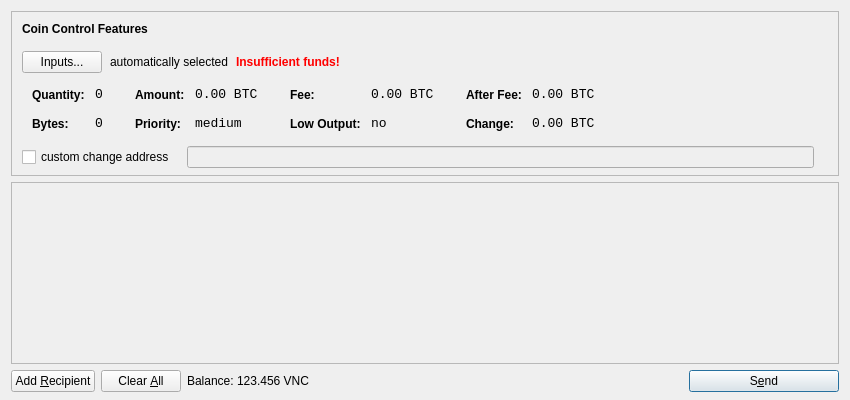
<?xml version="1.0" encoding="UTF-8"?>
<ui version="4.0">
 <class>SendCoinsDialog</class>
 <widget class="QDialog" name="SendCoinsDialog">
  <property name="geometry">
   <rect>
    <x>0</x>
    <y>0</y>
    <width>850</width>
    <height>400</height>
   </rect>
  </property>
  <property name="windowTitle">
   <string>Send Coins</string>
  </property>
  <layout class="QVBoxLayout" name="verticalLayout" stretch="0,1,0">
   <property name="bottomMargin">
    <number>8</number>
   </property>
   <item>
    <widget class="QFrame" name="frameCoinControl">
     <property name="sizePolicy">
      <sizepolicy hsizetype="Expanding" vsizetype="Expanding">
       <horstretch>0</horstretch>
       <verstretch>0</verstretch>
      </sizepolicy>
     </property>
     <property name="maximumSize">
      <size>
       <width>16777215</width>
       <height>16777215</height>
      </size>
     </property>
     <property name="frameShape">
      <enum>QFrame::StyledPanel</enum>
     </property>
     <property name="frameShadow">
      <enum>QFrame::Sunken</enum>
     </property>
     <layout class="QVBoxLayout" name="verticalLayoutCoinControl2">
      <property name="spacing">
       <number>-1</number>
      </property>
      <property name="leftMargin">
       <number>0</number>
      </property>
      <property name="topMargin">
       <number>0</number>
      </property>
      <property name="rightMargin">
       <number>0</number>
      </property>
      <property name="bottomMargin">
       <number>6</number>
      </property>
      <item>
       <layout class="QVBoxLayout" name="verticalLayoutCoinControl" stretch="0,0,0,0,1">
        <property name="spacing">
         <number>0</number>
        </property>
        <property name="leftMargin">
         <number>10</number>
        </property>
        <property name="topMargin">
         <number>10</number>
        </property>
        <item>
         <layout class="QHBoxLayout" name="horizontalLayoutCoinControl1">
          <property name="bottomMargin">
           <number>15</number>
          </property>
          <item>
           <widget class="QLabel" name="labelCoinControlFeatures">
            <property name="sizePolicy">
             <sizepolicy hsizetype="Preferred" vsizetype="Maximum">
              <horstretch>0</horstretch>
              <verstretch>0</verstretch>
             </sizepolicy>
            </property>
            <property name="font">
             <font>
              <weight>75</weight>
              <bold>true</bold>
             </font>
            </property>
            <property name="styleSheet">
             <string notr="true">font-weight:bold;</string>
            </property>
            <property name="text">
             <string>Coin Control Features</string>
            </property>
           </widget>
          </item>
         </layout>
        </item>
        <item>
         <layout class="QHBoxLayout" name="horizontalLayoutCoinControl2" stretch="0,0,0,0">
          <property name="spacing">
           <number>8</number>
          </property>
          <property name="bottomMargin">
           <number>10</number>
          </property>
          <item>
           <widget class="QPushButton" name="pushButtonCoinControl">
            <property name="styleSheet">
             <string notr="true"/>
            </property>
            <property name="text">
             <string>Inputs...</string>
            </property>
           </widget>
          </item>
          <item>
           <widget class="QLabel" name="labelCoinControlAutomaticallySelected">
            <property name="text">
             <string>automatically selected</string>
            </property>
            <property name="margin">
             <number>5</number>
            </property>
           </widget>
          </item>
          <item>
           <widget class="QLabel" name="labelCoinControlInsuffFunds">
            <property name="font">
             <font>
              <weight>75</weight>
              <bold>true</bold>
             </font>
            </property>
            <property name="styleSheet">
             <string notr="true">color:red;font-weight:bold;</string>
            </property>
            <property name="text">
             <string>Insufficient funds!</string>
            </property>
            <property name="margin">
             <number>5</number>
            </property>
           </widget>
          </item>
          <item>
           <spacer name="horizontalSpacerCoinControl">
            <property name="orientation">
             <enum>Qt::Horizontal</enum>
            </property>
            <property name="sizeHint" stdset="0">
             <size>
              <width>40</width>
              <height>1</height>
             </size>
            </property>
           </spacer>
          </item>
         </layout>
        </item>
        <item>
         <widget class="QWidget" name="widgetCoinControl" native="true">
          <property name="sizePolicy">
           <sizepolicy hsizetype="Preferred" vsizetype="Preferred">
            <horstretch>0</horstretch>
            <verstretch>0</verstretch>
           </sizepolicy>
          </property>
          <property name="minimumSize">
           <size>
            <width>0</width>
            <height>0</height>
           </size>
          </property>
          <property name="styleSheet">
           <string notr="true"/>
          </property>
          <layout class="QHBoxLayout" name="horizontalLayoutCoinControl5">
           <property name="margin">
            <number>0</number>
           </property>
           <item>
            <layout class="QHBoxLayout" name="horizontalLayoutCoinControl3" stretch="0,0,0,1">
             <property name="spacing">
              <number>20</number>
             </property>
             <property name="topMargin">
              <number>0</number>
             </property>
             <property name="bottomMargin">
              <number>10</number>
             </property>
             <item>
              <layout class="QFormLayout" name="formLayoutCoinControl1">
               <property name="horizontalSpacing">
                <number>10</number>
               </property>
               <property name="verticalSpacing">
                <number>14</number>
               </property>
               <property name="leftMargin">
                <number>10</number>
               </property>
               <property name="topMargin">
                <number>4</number>
               </property>
               <property name="rightMargin">
                <number>6</number>
               </property>
               <item row="0" column="0">
                <widget class="QLabel" name="labelCoinControlQuantityText">
                 <property name="styleSheet">
                  <string notr="true">font-weight:bold;</string>
                 </property>
                 <property name="text">
                  <string>Quantity:</string>
                 </property>
                 <property name="margin">
                  <number>0</number>
                 </property>
                </widget>
               </item>
               <item row="0" column="1">
                <widget class="QLabel" name="labelCoinControlQuantity">
                 <property name="font">
                  <font>
                   <family>Monospace</family>
                   <pointsize>10</pointsize>
                  </font>
                 </property>
                 <property name="cursor">
                  <cursorShape>IBeamCursor</cursorShape>
                 </property>
                 <property name="contextMenuPolicy">
                  <enum>Qt::ActionsContextMenu</enum>
                 </property>
                 <property name="text">
                  <string notr="true">0</string>
                 </property>
                 <property name="margin">
                  <number>0</number>
                 </property>
                 <property name="textInteractionFlags">
                  <set>Qt::LinksAccessibleByMouse|Qt::TextSelectableByKeyboard|Qt::TextSelectableByMouse</set>
                 </property>
                </widget>
               </item>
               <item row="1" column="0">
                <widget class="QLabel" name="labelCoinControlBytesText">
                 <property name="styleSheet">
                  <string notr="true">font-weight:bold;</string>
                 </property>
                 <property name="text">
                  <string>Bytes:</string>
                 </property>
                </widget>
               </item>
               <item row="1" column="1">
                <widget class="QLabel" name="labelCoinControlBytes">
                 <property name="font">
                  <font>
                   <family>Monospace</family>
                   <pointsize>10</pointsize>
                  </font>
                 </property>
                 <property name="cursor">
                  <cursorShape>IBeamCursor</cursorShape>
                 </property>
                 <property name="contextMenuPolicy">
                  <enum>Qt::ActionsContextMenu</enum>
                 </property>
                 <property name="text">
                  <string notr="true">0</string>
                 </property>
                 <property name="textInteractionFlags">
                  <set>Qt::LinksAccessibleByMouse|Qt::TextSelectableByKeyboard|Qt::TextSelectableByMouse</set>
                 </property>
                </widget>
               </item>
              </layout>
             </item>
             <item>
              <layout class="QFormLayout" name="formLayoutCoinControl2">
               <property name="horizontalSpacing">
                <number>10</number>
               </property>
               <property name="verticalSpacing">
                <number>14</number>
               </property>
               <property name="leftMargin">
                <number>6</number>
               </property>
               <property name="topMargin">
                <number>4</number>
               </property>
               <property name="rightMargin">
                <number>6</number>
               </property>
               <item row="0" column="0">
                <widget class="QLabel" name="labelCoinControlAmountText">
                 <property name="styleSheet">
                  <string notr="true">font-weight:bold;</string>
                 </property>
                 <property name="text">
                  <string>Amount:</string>
                 </property>
                 <property name="margin">
                  <number>0</number>
                 </property>
                </widget>
               </item>
               <item row="0" column="1">
                <widget class="QLabel" name="labelCoinControlAmount">
                 <property name="font">
                  <font>
                   <family>Monospace</family>
                   <pointsize>10</pointsize>
                  </font>
                 </property>
                 <property name="cursor">
                  <cursorShape>IBeamCursor</cursorShape>
                 </property>
                 <property name="contextMenuPolicy">
                  <enum>Qt::ActionsContextMenu</enum>
                 </property>
                 <property name="text">
                  <string notr="true">0.00 BTC</string>
                 </property>
                 <property name="textInteractionFlags">
                  <set>Qt::LinksAccessibleByMouse|Qt::TextSelectableByKeyboard|Qt::TextSelectableByMouse</set>
                 </property>
                </widget>
               </item>
               <item row="1" column="0">
                <widget class="QLabel" name="labelCoinControlPriorityText">
                 <property name="styleSheet">
                  <string notr="true">font-weight:bold;</string>
                 </property>
                 <property name="text">
                  <string>Priority:</string>
                 </property>
                </widget>
               </item>
               <item row="1" column="1">
                <widget class="QLabel" name="labelCoinControlPriority">
                 <property name="font">
                  <font>
                   <family>Monospace</family>
                   <pointsize>10</pointsize>
                  </font>
                 </property>
                 <property name="cursor">
                  <cursorShape>IBeamCursor</cursorShape>
                 </property>
                 <property name="contextMenuPolicy">
                  <enum>Qt::ActionsContextMenu</enum>
                 </property>
                 <property name="text">
                  <string>medium</string>
                 </property>
                 <property name="textInteractionFlags">
                  <set>Qt::LinksAccessibleByMouse|Qt::TextSelectableByKeyboard|Qt::TextSelectableByMouse</set>
                 </property>
                </widget>
               </item>
              </layout>
             </item>
             <item>
              <layout class="QFormLayout" name="formLayoutCoinControl3">
               <property name="horizontalSpacing">
                <number>10</number>
               </property>
               <property name="verticalSpacing">
                <number>14</number>
               </property>
               <property name="leftMargin">
                <number>6</number>
               </property>
               <property name="topMargin">
                <number>4</number>
               </property>
               <property name="rightMargin">
                <number>6</number>
               </property>
               <item row="0" column="0">
                <widget class="QLabel" name="labelCoinControlFeeText">
                 <property name="styleSheet">
                  <string notr="true">font-weight:bold;</string>
                 </property>
                 <property name="text">
                  <string>Fee:</string>
                 </property>
                 <property name="margin">
                  <number>0</number>
                 </property>
                </widget>
               </item>
               <item row="0" column="1">
                <widget class="QLabel" name="labelCoinControlFee">
                 <property name="font">
                  <font>
                   <family>Monospace</family>
                   <pointsize>10</pointsize>
                  </font>
                 </property>
                 <property name="cursor">
                  <cursorShape>IBeamCursor</cursorShape>
                 </property>
                 <property name="contextMenuPolicy">
                  <enum>Qt::ActionsContextMenu</enum>
                 </property>
                 <property name="text">
                  <string notr="true">0.00 BTC</string>
                 </property>
                 <property name="textInteractionFlags">
                  <set>Qt::LinksAccessibleByMouse|Qt::TextSelectableByKeyboard|Qt::TextSelectableByMouse</set>
                 </property>
                </widget>
               </item>
               <item row="1" column="0">
                <widget class="QLabel" name="labelCoinControlLowOutputText">
                 <property name="styleSheet">
                  <string notr="true">font-weight:bold;</string>
                 </property>
                 <property name="text">
                  <string>Low Output:</string>
                 </property>
                </widget>
               </item>
               <item row="1" column="1">
                <widget class="QLabel" name="labelCoinControlLowOutput">
                 <property name="font">
                  <font>
                   <family>Monospace</family>
                   <pointsize>10</pointsize>
                  </font>
                 </property>
                 <property name="cursor">
                  <cursorShape>IBeamCursor</cursorShape>
                 </property>
                 <property name="contextMenuPolicy">
                  <enum>Qt::ActionsContextMenu</enum>
                 </property>
                 <property name="text">
                  <string>no</string>
                 </property>
                 <property name="textInteractionFlags">
                  <set>Qt::LinksAccessibleByMouse|Qt::TextSelectableByKeyboard|Qt::TextSelectableByMouse</set>
                 </property>
                </widget>
               </item>
              </layout>
             </item>
             <item>
              <layout class="QFormLayout" name="formLayoutCoinControl4">
               <property name="horizontalSpacing">
                <number>10</number>
               </property>
               <property name="verticalSpacing">
                <number>14</number>
               </property>
               <property name="leftMargin">
                <number>6</number>
               </property>
               <property name="topMargin">
                <number>4</number>
               </property>
               <property name="rightMargin">
                <number>6</number>
               </property>
               <item row="0" column="0">
                <widget class="QLabel" name="labelCoinControlAfterFeeText">
                 <property name="styleSheet">
                  <string notr="true">font-weight:bold;</string>
                 </property>
                 <property name="text">
                  <string>After Fee:</string>
                 </property>
                 <property name="margin">
                  <number>0</number>
                 </property>
                </widget>
               </item>
               <item row="0" column="1">
                <widget class="QLabel" name="labelCoinControlAfterFee">
                 <property name="font">
                  <font>
                   <family>Monospace</family>
                   <pointsize>10</pointsize>
                  </font>
                 </property>
                 <property name="cursor">
                  <cursorShape>IBeamCursor</cursorShape>
                 </property>
                 <property name="contextMenuPolicy">
                  <enum>Qt::ActionsContextMenu</enum>
                 </property>
                 <property name="text">
                  <string notr="true">0.00 BTC</string>
                 </property>
                 <property name="textInteractionFlags">
                  <set>Qt::LinksAccessibleByMouse|Qt::TextSelectableByKeyboard|Qt::TextSelectableByMouse</set>
                 </property>
                </widget>
               </item>
               <item row="1" column="0">
                <widget class="QLabel" name="labelCoinControlChangeText">
                 <property name="styleSheet">
                  <string notr="true">font-weight:bold;</string>
                 </property>
                 <property name="text">
                  <string>Change:</string>
                 </property>
                </widget>
               </item>
               <item row="1" column="1">
                <widget class="QLabel" name="labelCoinControlChange">
                 <property name="font">
                  <font>
                   <family>Monospace</family>
                   <pointsize>10</pointsize>
                  </font>
                 </property>
                 <property name="cursor">
                  <cursorShape>IBeamCursor</cursorShape>
                 </property>
                 <property name="contextMenuPolicy">
                  <enum>Qt::ActionsContextMenu</enum>
                 </property>
                 <property name="text">
                  <string notr="true">0.00 BTC</string>
                 </property>
                 <property name="textInteractionFlags">
                  <set>Qt::LinksAccessibleByMouse|Qt::TextSelectableByKeyboard|Qt::TextSelectableByMouse</set>
                 </property>
                </widget>
               </item>
              </layout>
             </item>
            </layout>
           </item>
          </layout>
         </widget>
        </item>
        <item>
         <layout class="QHBoxLayout" name="horizontalLayoutCoinControl4" stretch="0,0,0">
          <property name="spacing">
           <number>12</number>
          </property>
          <property name="sizeConstraint">
           <enum>QLayout::SetDefaultConstraint</enum>
          </property>
          <property name="topMargin">
           <number>5</number>
          </property>
          <property name="rightMargin">
           <number>5</number>
          </property>
          <item>
           <widget class="QCheckBox" name="checkBoxCoinControlChange">
            <property name="text">
             <string>custom change address</string>
            </property>
           </widget>
          </item>
          <item>
           <widget class="QLineEdit" name="lineEditCoinControlChange">
            <property name="enabled">
             <bool>false</bool>
            </property>
            <property name="sizePolicy">
             <sizepolicy hsizetype="Expanding" vsizetype="Fixed">
              <horstretch>0</horstretch>
              <verstretch>0</verstretch>
             </sizepolicy>
            </property>
           </widget>
          </item>
          <item>
           <widget class="QLabel" name="labelCoinControlChangeLabel">
            <property name="sizePolicy">
             <sizepolicy hsizetype="Preferred" vsizetype="Expanding">
              <horstretch>0</horstretch>
              <verstretch>0</verstretch>
             </sizepolicy>
            </property>
            <property name="minimumSize">
             <size>
              <width>0</width>
              <height>0</height>
             </size>
            </property>
            <property name="text">
             <string/>
            </property>
            <property name="margin">
             <number>3</number>
            </property>
           </widget>
          </item>
         </layout>
        </item>
        <item>
         <spacer name="verticalSpacerCoinControl">
          <property name="orientation">
           <enum>Qt::Vertical</enum>
          </property>
          <property name="sizeHint" stdset="0">
           <size>
            <width>800</width>
            <height>1</height>
           </size>
          </property>
         </spacer>
        </item>
       </layout>
      </item>
     </layout>
    </widget>
   </item>
   <item>
    <widget class="QScrollArea" name="scrollArea">
     <property name="widgetResizable">
      <bool>true</bool>
     </property>
     <widget class="QWidget" name="scrollAreaWidgetContents">
      <property name="geometry">
       <rect>
        <x>0</x>
        <y>0</y>
        <width>830</width>
        <height>165</height>
       </rect>
      </property>
      <layout class="QVBoxLayout" name="verticalLayout_2">
       <property name="margin">
        <number>0</number>
       </property>
       <item>
        <layout class="QVBoxLayout" name="entries">
         <property name="spacing">
          <number>6</number>
         </property>
        </layout>
       </item>
       <item>
        <spacer name="verticalSpacer">
         <property name="orientation">
          <enum>Qt::Vertical</enum>
         </property>
         <property name="sizeHint" stdset="0">
          <size>
           <width>20</width>
           <height>40</height>
          </size>
         </property>
        </spacer>
       </item>
      </layout>
     </widget>
    </widget>
   </item>
   <item>
    <layout class="QHBoxLayout" name="horizontalLayout">
     <item>
      <widget class="QPushButton" name="addButton">
       <property name="toolTip">
        <string>Send to multiple recipients at once</string>
       </property>
       <property name="text">
        <string>Add &amp;Recipient</string>
       </property>
       <property name="icon">
        <iconset resource="../bitcoin.qrc">
         <normaloff>:/icons/add</normaloff>:/icons/add</iconset>
       </property>
       <property name="autoDefault">
        <bool>false</bool>
       </property>
      </widget>
     </item>
     <item>
      <widget class="QPushButton" name="clearButton">
       <property name="sizePolicy">
        <sizepolicy hsizetype="Minimum" vsizetype="Fixed">
         <horstretch>0</horstretch>
         <verstretch>0</verstretch>
        </sizepolicy>
       </property>
       <property name="toolTip">
        <string>Remove all transaction fields</string>
       </property>
       <property name="text">
        <string>Clear &amp;All</string>
       </property>
       <property name="icon">
        <iconset resource="../bitcoin.qrc">
         <normaloff>:/icons/remove</normaloff>:/icons/remove</iconset>
       </property>
       <property name="autoRepeatDelay">
        <number>300</number>
       </property>
       <property name="autoDefault">
        <bool>false</bool>
       </property>
      </widget>
     </item>
     <item>
      <layout class="QHBoxLayout" name="horizontalLayout_2">
       <property name="spacing">
        <number>3</number>
       </property>
       <item>
        <widget class="QLabel" name="label">
         <property name="text">
          <string>Balance:</string>
         </property>
        </widget>
       </item>
       <item>
        <widget class="QLabel" name="labelBalance">
         <property name="cursor">
          <cursorShape>IBeamCursor</cursorShape>
         </property>
         <property name="text">
          <string>123.456 VNC</string>
         </property>
         <property name="textInteractionFlags">
          <set>Qt::LinksAccessibleByMouse|Qt::TextSelectableByKeyboard|Qt::TextSelectableByMouse</set>
         </property>
        </widget>
       </item>
      </layout>
     </item>
     <item>
      <spacer name="horizontalSpacer">
       <property name="orientation">
        <enum>Qt::Horizontal</enum>
       </property>
       <property name="sizeHint" stdset="0">
        <size>
         <width>40</width>
         <height>20</height>
        </size>
       </property>
      </spacer>
     </item>
     <item>
      <widget class="QPushButton" name="sendButton">
       <property name="minimumSize">
        <size>
         <width>150</width>
         <height>0</height>
        </size>
       </property>
       <property name="toolTip">
        <string>Confirm the send action</string>
       </property>
       <property name="text">
        <string>S&amp;end</string>
       </property>
       <property name="icon">
        <iconset resource="../bitcoin.qrc">
         <normaloff>:/icons/send</normaloff>:/icons/send</iconset>
       </property>
       <property name="default">
        <bool>true</bool>
       </property>
      </widget>
     </item>
    </layout>
   </item>
  </layout>
 </widget>
 <resources>
  <include location="../bitcoin.qrc"/>
 </resources>
 <connections/>
</ui>
